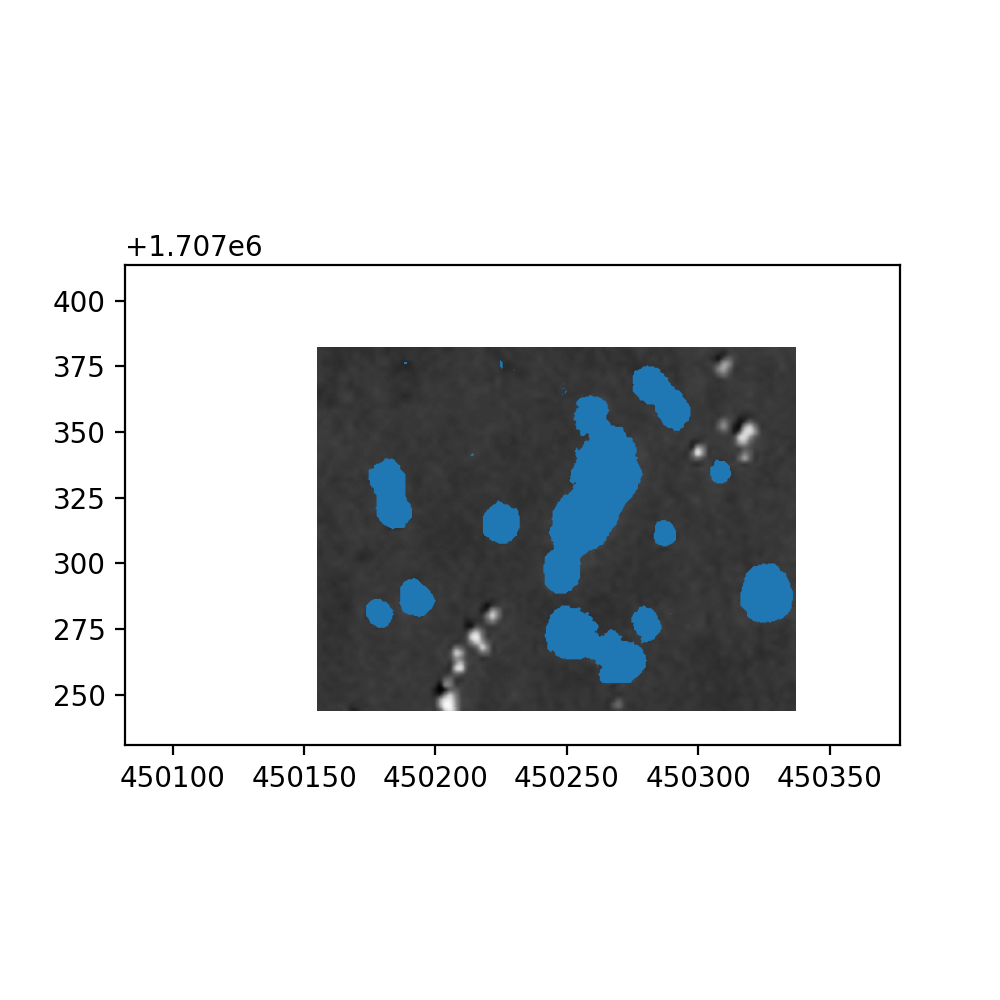

Recreate this plot in Python.
import matplotlib.pyplot as plt 
import geopandas as gpd 

import rasterio 
import rasterio.plot 

predictions_file = '/Users/yaroslav/Documents/GitHub/cnn-tree-heights/src/monthly/feb2023/saving-predictions/predicted_polygons.shp'

fig, ax = plt.subplots(figsize=(5,5))

gdf = gpd.read_file(predictions_file)

raster = rasterio.open('/Users/yaroslav/Documents/Work/NASA/data/old/july2022-testing-input/ndvi_thaddaeus_training_area_1.tif')

gdf['geometry'].plot(ax=ax)

rasterio.plot.show(raster, ax=ax, cmap='Greys_r')

#ax.set_aspect('equal', 'box')

plt.savefig('/Users/yaroslav/Documents/GitHub/cnn-tree-heights/src/monthly/feb2023/saving-predictions/quick-plot.png', dpi=200)

from cnnheights.utilities import shadows_from_annotations

cutlines_shp = '/Users/yaroslav/Documents/Work/NASA/data/jesse/thaddaeus_cutline/SSAr2_32628_GE01-QB02-WV02-WV03-WV04_PAN_NDVI_010_003_mosaic_cutlines.shp'
background_tif = '/Users/yaroslav/Documents/Work/NASA/layers/first-working-input/cutout_1.tif'
big_tif = '/Users/yaroslav/Documents/Work/NASA/data/jesse/big mosaic/big mosaic.tif'

save_path = '/Users/yaroslav/Documents/GitHub/cnn-tree-heights/src/monthly/feb2023/saving-predictions/shadows_gdf.feather'

shadows_gdf = shadows_from_annotations(annotations_gpkg=predictions_file, 
                                       cutlines_shp=cutlines_shp, 
                                       north=1707319.01, east=450252.85, epsg='32628', save_path=save_path) # 450252.85,1707319.01

from cnnheights.plotting import plot_shadow_lengths
plot_path = 'src/monthly/feb2023/saving-predictions/predicted heights from predictions.png'
plot_shadow_lengths(shadows_gdf.iloc[0:10], background_tif=big_tif, save_path=plot_path)

